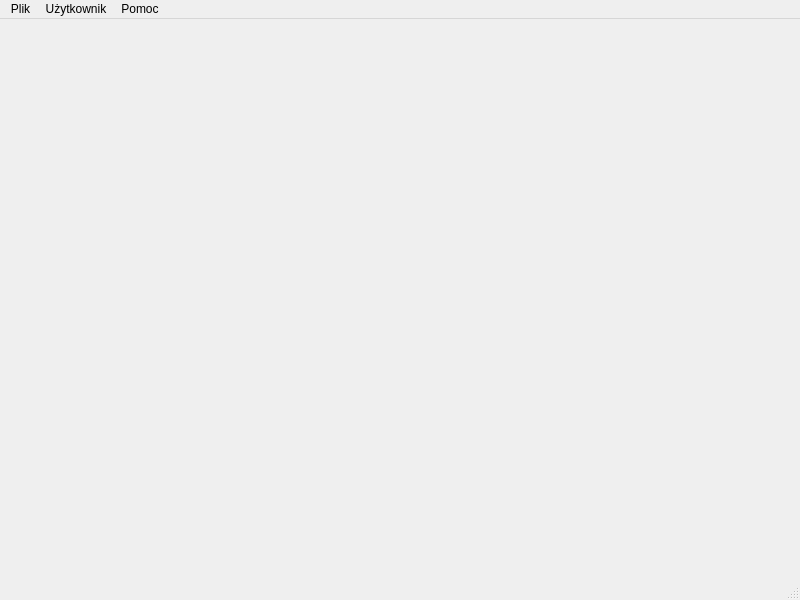
<?xml version="1.0" encoding="UTF-8"?>
<ui version="4.0">
 <class>MainWindow</class>
 <widget class="QMainWindow" name="MainWindow">
  <property name="geometry">
   <rect>
    <x>0</x>
    <y>0</y>
    <width>800</width>
    <height>600</height>
   </rect>
  </property>
  <property name="windowTitle">
   <string>MainWindow</string>
  </property>
  <widget class="QWidget" name="centralwidget"/>
  <widget class="QMenuBar" name="menubar">
   <property name="geometry">
    <rect>
     <x>0</x>
     <y>0</y>
     <width>800</width>
     <height>21</height>
    </rect>
   </property>
   <widget class="QMenu" name="menuFile">
    <property name="title">
     <string>Plik</string>
    </property>
    <addaction name="actionChooseCourse"/>
   </widget>
   <widget class="QMenu" name="menuUser">
    <property name="title">
     <string>Użytkownik</string>
    </property>
    <addaction name="actionStartLection"/>
   </widget>
   <widget class="QMenu" name="menuHelp">
    <property name="title">
     <string>Pomoc</string>
    </property>
    <addaction name="actionAbout"/>
   </widget>
   <addaction name="menuFile"/>
   <addaction name="menuUser"/>
   <addaction name="menuHelp"/>
  </widget>
  <widget class="QStatusBar" name="statusbar"/>
  <action name="actionChooseCourse">
   <property name="text">
    <string>Wybierz kurs</string>
   </property>
  </action>
  <action name="actionStartLection">
   <property name="text">
    <string>Rozpocznij lekcję</string>
   </property>
  </action>
  <action name="actionAbout">
   <property name="text">
    <string>O programie</string>
   </property>
  </action>
 </widget>
 <resources/>
 <connections/>
</ui>
